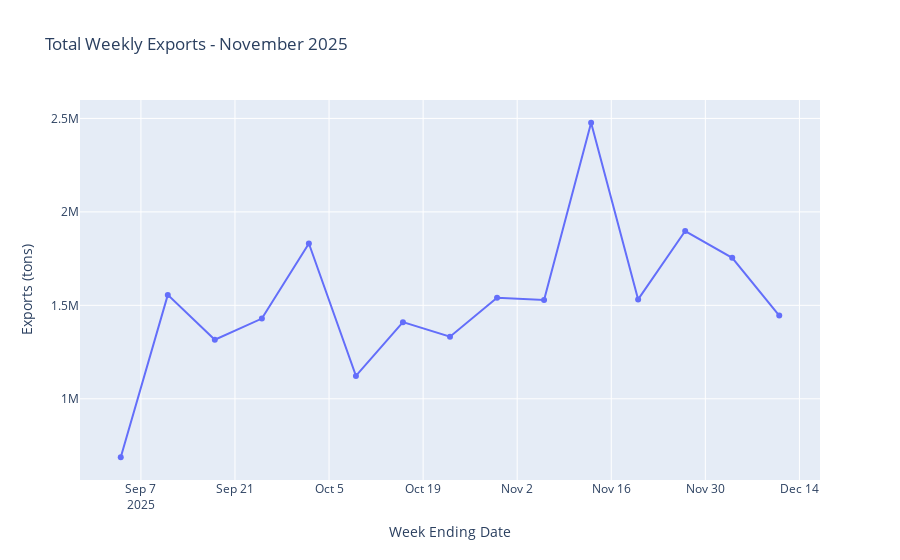

Source (notebook cell):
### Code cell
data_2026 = exports[(exports["weekEndingDate"].dt.year == 2025)]
weekly_total_exports = data_2026.groupby("weekEndingDate")["weeklyExports"].sum().reset_index()
weekly_total_exports["weekEndingDate"] = weekly_total_exports["weekEndingDate"].dt.strftime("%Y-%m-%d")

figure2 = px.line(
    weekly_total_exports,
    x="weekEndingDate",        # column used for x-axis
    y="weeklyExports",         # column used for y-axis
    title="Total Weekly Exports - November 2025",
    markers=True,
    labels={                    # this is how you name the axes
        "weekEndingDate": "Week Ending Date",  # friendly x-axis title
        "weeklyExports": "Exports (tons)"      # friendly y-axis title
    }
)

figure2.show()
figure2.write_json("agdatavault.com/public/exports2025.json")

### Figure 1 — Plotly figure (JSON) as saved in the notebook; plotly's stock layout.template omitted (floating-point values rounded to 4 significant figures)
{"data": [{"hovertemplate": "Week Ending Date=%{x}<br>Exports (tons)=%{y}<extra></extra>", "legendgroup": "", "line": {"color": "#636efa", "dash": "solid"}, "marker": {"symbol": "circle"}, "mode": "lines+markers", "name": "", "orientation": "v", "showlegend": false, "type": "scatter", "x": ["2025-09-04", "2025-09-11", "2025-09-18", "2025-09-25", "2025-10-02", "2025-10-09", "2025-10-16", "2025-10-23", "2025-10-30", "2025-11-06", "2025-11-13", "2025-11-20", "2025-11-27", "2025-12-04", "2025-12-11"], "xaxis": "x", "y": [687326, 1555901, 1315867, 1429180, 1830620, 1122480, 1410130, 1332502, 1540714, 1528644, 2476796, 1531636, 1897585, 1754202, 1445610], "yaxis": "y"}], "layout": {"legend": {"tracegroupgap": 0}, "title": {"text": "Total Weekly Exports - November 2025"}, "xaxis": {"anchor": "y", "domain": [0, 1], "title": {"text": "Week Ending Date"}}, "yaxis": {"anchor": "x", "domain": [0, 1], "title": {"text": "Exports (tons)"}}}}
